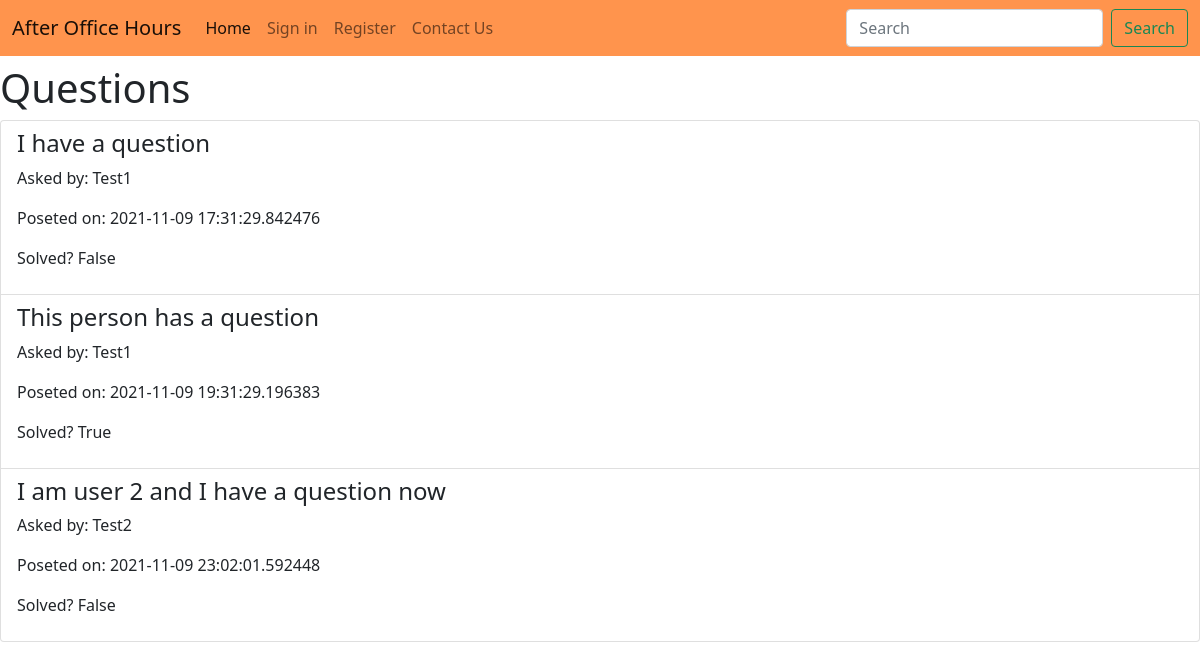
The page / on the database its author committed.
### Question.py (models this page shows)
class Question(db.Model):
    id = db.Column(db.Integer, primary_key=True)
    q_text = db.Column(db.Text)
    asked_by_id = db.Column(db.String, db.ForeignKey('user.username'))
    post_time = db.Column(db.DateTime)
    solved = db.Column(db.Boolean)
    answers = db.relationship('Answer', backref='question', lazy = True)

### Question.py (the view)
@app.route("/home/")
@app.route("/")
def home():
    questions = Question.query.all()
    context = {
        'questions' : questions
    }
    return render_template('home.html', **context)

### Templates/home.html (shortened to what this page needs)
<!DOCTYPE html>
<html>
<head>
	<link href="https://cdn.jsdelivr.net/npm/bootstrap@5.1.3/dist/css/bootstrap.min.css" rel="stylesheet">
	<link rel="stylesheet" href="{{ url_for('static', filename = 'website_style.css')}}">
</head>
<body>
	<nav class="navbar navbar-expand-lg navbar-light ">
        <div class="container-fluid">
      <a class="navbar-brand" href="/">After Office Hours</a>
      <div class="collapse navbar-collapse" id="navbarScroll">
        <ul class="navbar-nav me-auto my-2 my-lg-0 navbar-nav-scroll" style="--bs-scroll-height: 100px;">
          <li class="nav-item">
            <a class="nav-link active" aria-current="page" href="{{ url_for('home') }}">Home</a>
          </li>
          {% if not current_user.is_authenticated %}
          <li class="nav-item">
            <a class="nav-link"href="{{ url_for('login') }} ">Sign in</a>
          </li>
          <li class="nav-item">
            <a class="nav-link"href="{{ url_for('register') }} ">Register</a>
          </li>
          {%endif%}
            <a class="nav-link" href="{{ url_for('about') }} ">Contact Us</a>
        </ul>
        <form class="d-flex">
          <input class="form-control me-2" type="search" placeholder="Search" aria-label="Search">
          <button class="btn btn-outline-success" type="submit">Search</button>
        </form>
      </div>
    </div>
  </nav>
      {% block content %}
      <h1>Questions</h1>
       <div class="row">
        <div class="col-lg-12">
          <div class="list-group">
            {% for question in questions %}
              <a href="{{url_for('question', question_id = question.id)}}" class="list-group-item">
                <h4 class="list-group-item-heading">{{ question.q_text }}</h4>
                <p class="list-group-item-text">Asked by: {{ question.asked_by_id }}</p>
                <p class="list-group-item-text">Poseted on: {{ question.post_time }}</p>
                <p class="list-group-item-text">Solved? {{ question.solved }}</p>
              </a>
            {% endfor %}
          </div>
        </div>
      </div>
      {% endblock content %}
  </body>
  </html>

### static/website_style.css (style rules this page uses)
* { margin: 0; padding: 0; }
.navbar-light { background-color: rgb(255, 148, 77); }

### rows shown on the page
Question: q_text "I have a question", asked_by_id "Test1", post_time "2021-11-09 17:31:29.842476", solved "False"
Question: q_text "This person has a question", asked_by_id "Test1", post_time "2021-11-09 19:31:29.196383", solved "True"
Question: q_text "I am user 2 and I have a question now", asked_by_id "Test2", post_time "2021-11-09 23:02:01.592448", solved "False"
